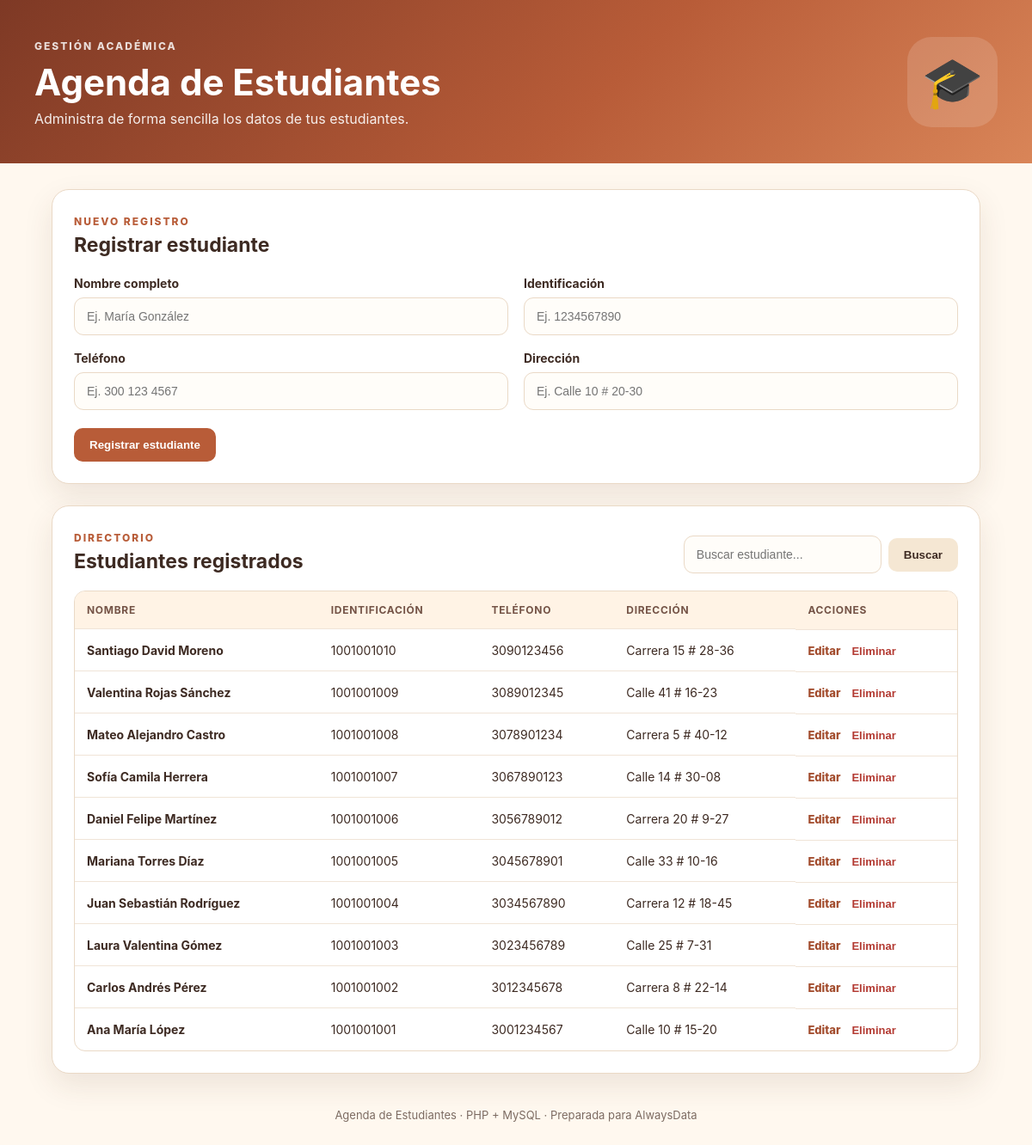
The page / on the database its author committed.
### tables this page shows
CREATE TABLE IF NOT EXISTS estudiantes (
    id INT UNSIGNED NOT NULL AUTO_INCREMENT,
    nombre VARCHAR(120) NOT NULL,
    identificacion VARCHAR(30) NOT NULL,
    telefono VARCHAR(30) DEFAULT NULL,
    direccion VARCHAR(180) DEFAULT NULL,
    fecha_registro TIMESTAMP NOT NULL DEFAULT CURRENT_TIMESTAMP,
    PRIMARY KEY (id),
    UNIQUE KEY uk_identificacion (identificacion)
);

### index.php (the view, shortened to what this page needs)
<?php
require_once "config.php";
$editar = null;
$buscar = trim($_GET["buscar"] ?? "");
if ($buscar !== "") {
    $like = "%" . $buscar . "%";
    $stmt = $conn->prepare("SELECT * FROM estudiantes WHERE nombre LIKE ? OR identificacion LIKE ? OR telefono LIKE ? ORDER BY id DESC");
    $stmt->bind_param("sss", $like, $like, $like);
    $stmt->execute();
    $estudiantes = $stmt->get_result();
} else {
    $estudiantes = $conn->query("SELECT * FROM estudiantes ORDER BY id DESC");
}
?>
<!DOCTYPE html>
<html lang="es">
<head>
<link rel="stylesheet" href="style.css">
</head>
<body>
<header class="hero">
    <div class="hero-inner">
        <div>
            <span class="eyebrow">GESTIÓN ACADÉMICA</span>
            <h1>Agenda de Estudiantes</h1>
            <p>Administra de forma sencilla los datos de tus estudiantes.</p>
        </div>
        <div class="hero-icon">🎓</div>
    </div>
</header>
<main class="container">
<section class="panel form-panel">
    <div class="section-title">
        <div>
            <span class="mini-label"><?= $editar ? "EDITAR REGISTRO" : "NUEVO REGISTRO" ?></span>
            <h2><?= $editar ? "Actualizar estudiante" : "Registrar estudiante" ?></h2>
        </div>
    </div>
    <form method="POST" class="form-grid">
        <label>Nombre completo
            <input type="text" name="nombre" required maxlength="120" value="<?= htmlspecialchars($editar["nombre"] ?? "") ?>" placeholder="Ej. María González">
        </label>
        <label>Identificación
            <input type="text" name="identificacion" required maxlength="30" value="<?= htmlspecialchars($editar["identificacion"] ?? "") ?>" placeholder="Ej. 1234567890">
        </label>
        <label>Teléfono
            <input type="text" name="telefono" maxlength="30" value="<?= htmlspecialchars($editar["telefono"] ?? "") ?>" placeholder="Ej. 300 123 4567">
        </label>
        <label>Dirección
            <input type="text" name="direccion" maxlength="180" value="<?= htmlspecialchars($editar["direccion"] ?? "") ?>" placeholder="Ej. Calle 10 # 20-30">
        </label>
        <div class="form-actions">
            <button class="btn primary" type="submit"><?= $editar ? "Guardar cambios" : "Registrar estudiante" ?></button>
        </div>
    </form>
</section>
<section class="panel">
    <div class="list-header">
        <div>
            <span class="mini-label">DIRECTORIO</span>
            <h2>Estudiantes registrados</h2>
        </div>
        <form class="search" method="GET">
            <input type="search" name="buscar" value="<?= htmlspecialchars($buscar) ?>" placeholder="Buscar estudiante...">
            <button class="btn secondary" type="submit">Buscar</button>
        </form>
    </div>
    <div class="table-wrap">
        <table>
            <thead>
                <tr><th>Nombre</th><th>Identificación</th><th>Teléfono</th><th>Dirección</th><th>Acciones</th></tr>
            </thead>
            <tbody>
            <?php if ($estudiantes && $estudiantes->num_rows > 0): ?>
                <?php while ($row = $estudiantes->fetch_assoc()): ?>
                <tr>
                    <td><strong><?= htmlspecialchars($row["nombre"]) ?></strong></td>
                    <td><?= htmlspecialchars($row["identificacion"]) ?></td>
                    <td><?= htmlspecialchars($row["telefono"]) ?></td>
                    <td><?= htmlspecialchars($row["direccion"]) ?></td>
                    <td class="actions">
                        <a class="action edit" href="?editar=<?= (int)$row["id"] ?>">Editar</a>
                        <form method="POST" onsubmit="return confirm('¿Deseas eliminar este estudiante?');">
                            <button class="action delete" type="submit">Eliminar</button>
                        </form>
                    </td>
                </tr>
                <?php endwhile; ?>
            <?php else: ?>
                <tr><td colspan="5" class="empty">No hay estudiantes para mostrar.</td></tr>
            <?php endif; ?>
            </tbody>
        </table>
    </div>
</section>
</main>
<footer>Agenda de Estudiantes · PHP + MySQL · Preparada para AlwaysData</footer>
</body>
</html>

### style.css (style rules this page uses)
:root { --terracotta:#b85c38; --terracotta-dark:#91442a; --cream:#fff8ef; --sand:#f5e7d3; --brown:#3d2a22; --muted:#7c6b62; --white:#ffffff; --line:#ead9c6; --shadow:0 14px 35px rgba(77,45,29,.10); }
* { box-sizing:border-box }
body { margin:0;font-family:Inter,Segoe UI,Arial,sans-serif;background:var(--cream);color:var(--brown) }
.hero { background:linear-gradient(135deg,#7e3925,#b85c38 58%,#d98558);color:white;padding:42px 20px }
.hero-inner { max-width:1120px;margin:auto;display:flex;align-items:center;justify-content:space-between;gap:25px }
.eyebrow,.mini-label { font-size:12px;font-weight:800;letter-spacing:2px }
.eyebrow { opacity:.82 }
h1 { font-size:42px;margin:8px 0 7px }
.hero p { margin:0;opacity:.9;font-size:16px }
.hero-icon { font-size:58px;background:rgba(255,255,255,.14);width:105px;height:105px;display:grid;place-items:center;border-radius:28px }
.container { max-width:1120px;margin:30px auto;padding:0 20px }
.panel { background:var(--white);border:1px solid var(--line);border-radius:20px;box-shadow:var(--shadow);padding:25px;margin-bottom:25px }
.section-title h2,.list-header h2 { margin:5px 0 0;font-size:23px }
.mini-label { color:var(--terracotta) }
.form-grid { display:grid;grid-template-columns:1fr 1fr;gap:18px;margin-top:22px }
label { font-size:14px;font-weight:700 }
input { display:block;width:100%;margin-top:8px;border:1px solid var(--line);border-radius:11px;padding:13px 14px;background:#fffdf9;color:var(--brown);font-size:14px;outline:none }
.form-actions { grid-column:1/-1;display:flex;gap:10px;margin-top:3px }
.btn { border:0;border-radius:10px;padding:12px 18px;font-weight:800;text-decoration:none;cursor:pointer;display:inline-block }
.primary { background:var(--terracotta);color:white }
.secondary { background:var(--sand);color:var(--brown) }
.list-header { display:flex;justify-content:space-between;align-items:end;gap:20px;margin-bottom:20px }
.search { display:flex;gap:8px;align-items:center }
.search input { margin:0;width:230px }
.table-wrap { overflow:auto;border:1px solid var(--line);border-radius:13px }
table { width:100%;border-collapse:collapse;min-width:800px }
th { text-align:left;background:#fff3e5;color:#745346;font-size:12px;text-transform:uppercase;letter-spacing:.7px;padding:14px }
td { padding:15px 14px;border-top:1px solid #f0e4d7;font-size:14px }
.actions { display:flex;gap:7px;align-items:center }
.action { border:0;background:none;text-decoration:none;cursor:pointer;font-weight:800;font-size:13px }
.edit { color:#a34d2e }
.delete { color:#b33a32 }
.actions form { margin:0 }
footer { text-align:center;color:var(--muted);font-size:13px;padding:10px 20px 35px }

### rows shown on the page
estudiantes: nombre "Santiago David Moreno", identificacion "1001001010", telefono "3090123456", direccion "Carrera 15 # 28-36"
estudiantes: nombre "Valentina Rojas Sánchez", identificacion "1001001009", telefono "3089012345", direccion "Calle 41 # 16-23"
estudiantes: nombre "Mateo Alejandro Castro", identificacion "1001001008", telefono "3078901234", direccion "Carrera 5 # 40-12"
estudiantes: nombre "Sofía Camila Herrera", identificacion "1001001007", telefono "3067890123", direccion "Calle 14 # 30-08"
estudiantes: nombre "Daniel Felipe Martínez", identificacion "1001001006", telefono "3056789012", direccion "Carrera 20 # 9-27"
estudiantes: nombre "Mariana Torres Díaz", identificacion "1001001005", telefono "3045678901", direccion "Calle 33 # 10-16"
estudiantes: nombre "Juan Sebastián Rodríguez", identificacion "1001001004", telefono "3034567890", direccion "Carrera 12 # 18-45"
estudiantes: nombre "Laura Valentina Gómez", identificacion "1001001003", telefono "3023456789", direccion "Calle 25 # 7-31"
estudiantes: nombre "Carlos Andrés Pérez", identificacion "1001001002", telefono "3012345678", direccion "Carrera 8 # 22-14"
estudiantes: nombre "Ana María López", identificacion "1001001001", telefono "3001234567", direccion "Calle 10 # 15-20"
